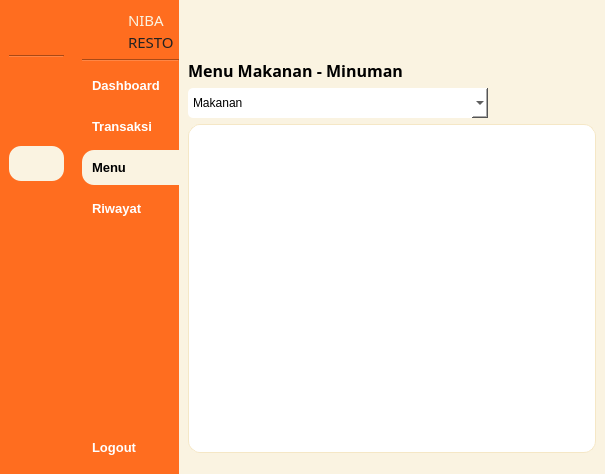
<?xml version="1.0" encoding="UTF-8"?>
<ui version="4.0">
 <class>MainWindow</class>
 <widget class="QMainWindow" name="MainWindow">
  <property name="geometry">
   <rect>
    <x>0</x>
    <y>0</y>
    <width>614</width>
    <height>474</height>
   </rect>
  </property>
  <property name="windowTitle">
   <string>MainWindow</string>
  </property>
  <property name="styleSheet">
   <string notr="true">background-color: rgb(255, 255, 255);</string>
  </property>
  <widget class="QWidget" name="centralwidget">
   <layout class="QGridLayout" name="gridLayout">
    <property name="leftMargin">
     <number>0</number>
    </property>
    <property name="topMargin">
     <number>0</number>
    </property>
    <property name="rightMargin">
     <number>0</number>
    </property>
    <property name="bottomMargin">
     <number>0</number>
    </property>
    <property name="horizontalSpacing">
     <number>0</number>
    </property>
    <item row="0" column="0">
     <widget class="QWidget" name="icon_only_widget" native="true">
      <property name="maximumSize">
       <size>
        <width>75</width>
        <height>16777215</height>
       </size>
      </property>
      <property name="styleSheet">
       <string notr="true">QPushButton {
	text-align: center;
	border-radius: 12px;
    padding: 10px;
    border: 0px;
	color: white;
    font-weight: 600;
}

QPushButton:hover {
	background-color: rgb(181, 171, 146);
}

QPushButton:checked {
	color: black;
	background-color: #FAF3E1;
}

QWidget {
	background-color: #FF6D1F;
}</string>
      </property>
      <layout class="QVBoxLayout" name="verticalLayout_4">
       <item>
        <layout class="QVBoxLayout" name="verticalLayout_7">
         <item>
          <layout class="QHBoxLayout" name="horizontalLayout_4">
           <property name="rightMargin">
            <number>5</number>
           </property>
           <item>
            <widget class="QLabel" name="label_4">
             <property name="sizePolicy">
              <sizepolicy hsizetype="Fixed" vsizetype="Fixed">
               <horstretch>0</horstretch>
               <verstretch>0</verstretch>
              </sizepolicy>
             </property>
             <property name="minimumSize">
              <size>
               <width>40</width>
               <height>40</height>
              </size>
             </property>
             <property name="maximumSize">
              <size>
               <width>40</width>
               <height>40</height>
              </size>
             </property>
             <property name="styleSheet">
              <string notr="true">QLabel {
    background-color: transparent;
    border-radius: 20px;
    background-image: url(:/yourpic.png);
    background-repeat: no-repeat;
    background-position: center;
}
</string>
             </property>
             <property name="text">
              <string/>
             </property>
             <property name="pixmap">
              <pixmap resource="images.qrc">:/image/images/logo-rounded.png</pixmap>
             </property>
             <property name="scaledContents">
              <bool>true</bool>
             </property>
            </widget>
           </item>
          </layout>
         </item>
         <item>
          <widget class="Line" name="line">
           <property name="orientation">
            <enum>Qt::Horizontal</enum>
           </property>
          </widget>
         </item>
         <item>
          <widget class="QPushButton" name="btn_dashboard_icon">
           <property name="font">
            <font>
             <family>Microsoft Sans Serif</family>
             <pointsize>10</pointsize>
             <weight>75</weight>
             <bold>true</bold>
            </font>
           </property>
           <property name="styleSheet">
            <string notr="true"/>
           </property>
           <property name="text">
            <string/>
           </property>
           <property name="icon">
            <iconset resource="images.qrc">
             <normaloff>:/image/images/mage--home-fill-off.png</normaloff>
             <normalon>:/image/images/mage--home-fill.png</normalon>
             <disabledoff>:/image/images/mage--home-fill-off.png</disabledoff>
             <disabledon>:/image/images/mage--home-fill.png</disabledon>
             <activeoff>:/image/images/mage--home-fill-off.png</activeoff>
             <activeon>:/image/images/mage--home-fill.png</activeon>
             <selectedoff>:/image/images/mage--home-fill-off.png</selectedoff>
             <selectedon>:/image/images/mage--home-fill.png</selectedon>:/image/images/mage--home-fill-off.png</iconset>
           </property>
           <property name="iconSize">
            <size>
             <width>20</width>
             <height>20</height>
            </size>
           </property>
           <property name="checkable">
            <bool>true</bool>
           </property>
           <property name="checked">
            <bool>false</bool>
           </property>
           <property name="autoExclusive">
            <bool>true</bool>
           </property>
          </widget>
         </item>
         <item>
          <widget class="QPushButton" name="btn_transaksi_icon">
           <property name="font">
            <font>
             <family>MS Sans Serif</family>
             <pointsize>10</pointsize>
             <weight>75</weight>
             <bold>true</bold>
            </font>
           </property>
           <property name="styleSheet">
            <string notr="true"/>
           </property>
           <property name="text">
            <string/>
           </property>
           <property name="icon">
            <iconset resource="images.qrc">
             <normaloff>:/image/images/mage--shopping-cart-fill.png</normaloff>
             <normalon>:/image/images/mage--shopping-cart-fill-off.png</normalon>:/image/images/mage--shopping-cart-fill.png</iconset>
           </property>
           <property name="iconSize">
            <size>
             <width>20</width>
             <height>20</height>
            </size>
           </property>
           <property name="checkable">
            <bool>true</bool>
           </property>
           <property name="checked">
            <bool>false</bool>
           </property>
           <property name="autoExclusive">
            <bool>true</bool>
           </property>
          </widget>
         </item>
         <item>
          <widget class="QPushButton" name="btn_menu_icon">
           <property name="font">
            <font>
             <family>MS Sans Serif</family>
             <pointsize>10</pointsize>
             <weight>75</weight>
             <bold>true</bold>
            </font>
           </property>
           <property name="styleSheet">
            <string notr="true"/>
           </property>
           <property name="text">
            <string/>
           </property>
           <property name="icon">
            <iconset resource="images.qrc">
             <normaloff>:/image/images/mage--clipboard-2-fill-off.png</normaloff>
             <normalon>:/image/images/mage--clipboard-2-fill.png</normalon>:/image/images/mage--clipboard-2-fill-off.png</iconset>
           </property>
           <property name="iconSize">
            <size>
             <width>20</width>
             <height>20</height>
            </size>
           </property>
           <property name="checkable">
            <bool>true</bool>
           </property>
           <property name="checked">
            <bool>true</bool>
           </property>
           <property name="autoExclusive">
            <bool>true</bool>
           </property>
          </widget>
         </item>
         <item>
          <widget class="QPushButton" name="btn_riwayat_icon">
           <property name="font">
            <font>
             <family>Microsoft Sans Serif</family>
             <pointsize>10</pointsize>
             <weight>75</weight>
             <bold>true</bold>
            </font>
           </property>
           <property name="styleSheet">
            <string notr="true"/>
           </property>
           <property name="text">
            <string/>
           </property>
           <property name="icon">
            <iconset resource="images.qrc">
             <normaloff>:/image/images/mage--book-text-fill.png</normaloff>
             <normalon>:/image/images/mage--book-text-fill-off.png</normalon>:/image/images/mage--book-text-fill.png</iconset>
           </property>
           <property name="iconSize">
            <size>
             <width>20</width>
             <height>20</height>
            </size>
           </property>
           <property name="checkable">
            <bool>true</bool>
           </property>
           <property name="checked">
            <bool>false</bool>
           </property>
           <property name="autoExclusive">
            <bool>true</bool>
           </property>
          </widget>
         </item>
         <item>
          <spacer name="verticalSpacer_3">
           <property name="orientation">
            <enum>Qt::Vertical</enum>
           </property>
           <property name="sizeHint" stdset="0">
            <size>
             <width>40</width>
             <height>200</height>
            </size>
           </property>
          </spacer>
         </item>
         <item>
          <widget class="QPushButton" name="btn_logout_icon">
           <property name="font">
            <font>
             <family>MS Sans Serif</family>
             <pointsize>10</pointsize>
             <weight>75</weight>
             <bold>true</bold>
            </font>
           </property>
           <property name="styleSheet">
            <string notr="true">QPushButton {
	border-radius: 12px;
}</string>
           </property>
           <property name="text">
            <string/>
           </property>
           <property name="icon">
            <iconset resource="images.qrc">
             <normaloff>:/image/images/mage--shut-down-fill-off.png</normaloff>
             <normalon>:/image/images/mage--shut-down-fill.png</normalon>:/image/images/mage--shut-down-fill-off.png</iconset>
           </property>
           <property name="iconSize">
            <size>
             <width>20</width>
             <height>20</height>
            </size>
           </property>
          </widget>
         </item>
        </layout>
       </item>
      </layout>
     </widget>
    </item>
    <item row="0" column="1">
     <widget class="QWidget" name="icon_name_widget" native="true">
      <property name="maximumSize">
       <size>
        <width>150</width>
        <height>16777215</height>
       </size>
      </property>
      <property name="styleSheet">
       <string notr="true">QPushButton {
	text-align: left;
	border-top-left-radius: 12px;
	border-bottom-left-radius: 12px;
    padding: 10px;
    border: 0px;
	color: white;
    font-weight: 600;
}

QPushButton:hover {
	background-color: rgb(181, 171, 146);
}

QPushButton:checked {
	color: black;
	background-color: #FAF3E1;
}

QWidget {
	background-color: #FF6D1F;
}</string>
      </property>
      <layout class="QVBoxLayout" name="verticalLayout">
       <property name="rightMargin">
        <number>0</number>
       </property>
       <item>
        <layout class="QVBoxLayout" name="verticalLayout_2">
         <item>
          <layout class="QHBoxLayout" name="horizontalLayout_2">
           <property name="rightMargin">
            <number>5</number>
           </property>
           <item>
            <widget class="QLabel" name="label_2">
             <property name="sizePolicy">
              <sizepolicy hsizetype="Fixed" vsizetype="Fixed">
               <horstretch>0</horstretch>
               <verstretch>0</verstretch>
              </sizepolicy>
             </property>
             <property name="minimumSize">
              <size>
               <width>40</width>
               <height>40</height>
              </size>
             </property>
             <property name="maximumSize">
              <size>
               <width>40</width>
               <height>40</height>
              </size>
             </property>
             <property name="styleSheet">
              <string notr="true">QLabel {
    background-color: transparent;
    border-radius: 20px;
    background-image: url(:/yourpic.png);
    background-repeat: no-repeat;
    background-position: center;
}
</string>
             </property>
             <property name="text">
              <string/>
             </property>
             <property name="pixmap">
              <pixmap resource="images.qrc">:/image/images/logo-rounded.png</pixmap>
             </property>
             <property name="scaledContents">
              <bool>true</bool>
             </property>
            </widget>
           </item>
           <item>
            <layout class="QVBoxLayout" name="verticalLayout_3">
             <property name="spacing">
              <number>0</number>
             </property>
             <item>
              <widget class="QLabel" name="label_3">
               <property name="maximumSize">
                <size>
                 <width>50</width>
                 <height>16777215</height>
                </size>
               </property>
               <property name="font">
                <font>
                 <family>Bauhaus 93</family>
                 <pointsize>11</pointsize>
                 <weight>50</weight>
                 <bold>false</bold>
                 <strikeout>false</strikeout>
                 <kerning>true</kerning>
                </font>
               </property>
               <property name="styleSheet">
                <string notr="true">color: #FAF3E1;</string>
               </property>
               <property name="text">
                <string>NIBA</string>
               </property>
               <property name="textFormat">
                <enum>Qt::PlainText</enum>
               </property>
              </widget>
             </item>
             <item>
              <widget class="QLabel" name="label_5">
               <property name="sizePolicy">
                <sizepolicy hsizetype="Minimum" vsizetype="Preferred">
                 <horstretch>0</horstretch>
                 <verstretch>0</verstretch>
                </sizepolicy>
               </property>
               <property name="maximumSize">
                <size>
                 <width>50</width>
                 <height>16777215</height>
                </size>
               </property>
               <property name="font">
                <font>
                 <family>Bauhaus 93</family>
                 <pointsize>11</pointsize>
                 <weight>50</weight>
                 <bold>false</bold>
                 <strikeout>false</strikeout>
                 <kerning>true</kerning>
                </font>
               </property>
               <property name="styleSheet">
                <string notr="true">color: #222222;</string>
               </property>
               <property name="text">
                <string>RESTO</string>
               </property>
               <property name="textFormat">
                <enum>Qt::PlainText</enum>
               </property>
               <property name="scaledContents">
                <bool>false</bool>
               </property>
              </widget>
             </item>
            </layout>
           </item>
          </layout>
         </item>
         <item>
          <widget class="Line" name="line_2">
           <property name="orientation">
            <enum>Qt::Horizontal</enum>
           </property>
          </widget>
         </item>
         <item>
          <widget class="QPushButton" name="btn_dashboard_expanded">
           <property name="font">
            <font>
             <family>Microsoft Sans Serif</family>
             <pointsize>10</pointsize>
             <weight>75</weight>
             <bold>true</bold>
            </font>
           </property>
           <property name="styleSheet">
            <string notr="true"/>
           </property>
           <property name="text">
            <string>Dashboard</string>
           </property>
           <property name="icon">
            <iconset resource="images.qrc">
             <normaloff>:/image/images/mage--home-fill-off.png</normaloff>
             <normalon>:/image/images/mage--home-fill.png</normalon>
             <disabledoff>:/image/images/mage--home-fill-off.png</disabledoff>
             <disabledon>:/image/images/mage--home-fill.png</disabledon>
             <activeoff>:/image/images/mage--home-fill-off.png</activeoff>
             <activeon>:/image/images/mage--home-fill.png</activeon>
             <selectedoff>:/image/images/mage--home-fill-off.png</selectedoff>
             <selectedon>:/image/images/mage--home-fill.png</selectedon>:/image/images/mage--home-fill-off.png</iconset>
           </property>
           <property name="iconSize">
            <size>
             <width>20</width>
             <height>20</height>
            </size>
           </property>
           <property name="checkable">
            <bool>true</bool>
           </property>
           <property name="checked">
            <bool>false</bool>
           </property>
           <property name="autoExclusive">
            <bool>true</bool>
           </property>
          </widget>
         </item>
         <item>
          <widget class="QPushButton" name="btn_transaksi_expanded">
           <property name="font">
            <font>
             <family>MS Sans Serif</family>
             <pointsize>10</pointsize>
             <weight>75</weight>
             <bold>true</bold>
            </font>
           </property>
           <property name="styleSheet">
            <string notr="true"/>
           </property>
           <property name="text">
            <string>Transaksi</string>
           </property>
           <property name="icon">
            <iconset resource="images.qrc">
             <normaloff>:/image/images/mage--shopping-cart-fill.png</normaloff>
             <normalon>:/image/images/mage--shopping-cart-fill-off.png</normalon>:/image/images/mage--shopping-cart-fill.png</iconset>
           </property>
           <property name="iconSize">
            <size>
             <width>20</width>
             <height>20</height>
            </size>
           </property>
           <property name="checkable">
            <bool>true</bool>
           </property>
           <property name="checked">
            <bool>false</bool>
           </property>
           <property name="autoExclusive">
            <bool>true</bool>
           </property>
          </widget>
         </item>
         <item>
          <widget class="QPushButton" name="btn_menu_expanded">
           <property name="font">
            <font>
             <family>MS Sans Serif</family>
             <pointsize>10</pointsize>
             <weight>75</weight>
             <bold>true</bold>
            </font>
           </property>
           <property name="styleSheet">
            <string notr="true"/>
           </property>
           <property name="text">
            <string>Menu</string>
           </property>
           <property name="icon">
            <iconset resource="images.qrc">
             <normaloff>:/image/images/mage--clipboard-2-fill-off.png</normaloff>
             <normalon>:/image/images/mage--clipboard-2-fill.png</normalon>:/image/images/mage--clipboard-2-fill-off.png</iconset>
           </property>
           <property name="iconSize">
            <size>
             <width>20</width>
             <height>20</height>
            </size>
           </property>
           <property name="checkable">
            <bool>true</bool>
           </property>
           <property name="checked">
            <bool>true</bool>
           </property>
           <property name="autoExclusive">
            <bool>true</bool>
           </property>
          </widget>
         </item>
         <item>
          <widget class="QPushButton" name="btn_riwayat_expanded">
           <property name="font">
            <font>
             <family>Microsoft Sans Serif</family>
             <pointsize>10</pointsize>
             <weight>75</weight>
             <bold>true</bold>
            </font>
           </property>
           <property name="styleSheet">
            <string notr="true"/>
           </property>
           <property name="text">
            <string>Riwayat</string>
           </property>
           <property name="icon">
            <iconset resource="images.qrc">
             <normaloff>:/image/images/mage--book-text-fill.png</normaloff>
             <normalon>:/image/images/mage--book-text-fill-off.png</normalon>:/image/images/mage--book-text-fill.png</iconset>
           </property>
           <property name="iconSize">
            <size>
             <width>20</width>
             <height>20</height>
            </size>
           </property>
           <property name="checkable">
            <bool>true</bool>
           </property>
           <property name="checked">
            <bool>false</bool>
           </property>
           <property name="autoExclusive">
            <bool>true</bool>
           </property>
          </widget>
         </item>
         <item>
          <spacer name="verticalSpacer_2">
           <property name="orientation">
            <enum>Qt::Vertical</enum>
           </property>
           <property name="sizeHint" stdset="0">
            <size>
             <width>40</width>
             <height>200</height>
            </size>
           </property>
          </spacer>
         </item>
         <item>
          <widget class="QPushButton" name="btn_logout_expanded">
           <property name="font">
            <font>
             <family>MS Sans Serif</family>
             <pointsize>10</pointsize>
             <weight>75</weight>
             <bold>true</bold>
            </font>
           </property>
           <property name="styleSheet">
            <string notr="true">QPushButton {
	border-radius: 12px;
}</string>
           </property>
           <property name="text">
            <string>Logout</string>
           </property>
           <property name="icon">
            <iconset resource="images.qrc">
             <normaloff>:/image/images/mage--shut-down-fill-off.png</normaloff>
             <normalon>:/image/images/mage--shut-down-fill.png</normalon>:/image/images/mage--shut-down-fill-off.png</iconset>
           </property>
           <property name="iconSize">
            <size>
             <width>20</width>
             <height>20</height>
            </size>
           </property>
          </widget>
         </item>
        </layout>
       </item>
      </layout>
     </widget>
    </item>
    <item row="0" column="2">
     <widget class="QWidget" name="main_menu" native="true">
      <property name="styleSheet">
       <string notr="true">background-color: rgb(255, 255, 255);</string>
      </property>
      <layout class="QVBoxLayout" name="verticalLayout_5">
       <property name="spacing">
        <number>0</number>
       </property>
       <property name="leftMargin">
        <number>0</number>
       </property>
       <property name="topMargin">
        <number>0</number>
       </property>
       <property name="bottomMargin">
        <number>0</number>
       </property>
       <item>
        <widget class="QWidget" name="widget" native="true">
         <property name="minimumSize">
          <size>
           <width>0</width>
           <height>50</height>
          </size>
         </property>
         <property name="maximumSize">
          <size>
           <width>16777215</width>
           <height>50</height>
          </size>
         </property>
         <property name="styleSheet">
          <string notr="true">background-color: rgb(250, 243, 225);</string>
         </property>
         <layout class="QHBoxLayout" name="horizontalLayout_6">
          <item>
           <layout class="QHBoxLayout" name="horizontalLayout">
            <item>
             <widget class="QPushButton" name="btn_expand">
              <property name="styleSheet">
               <string notr="true">QPushButton {
	text-align: left;
	border-radius: 12px;
    padding: 10px;
    border: 0px;
	color: black;
    font-weight: 600;
}

QPushButton:hover {
	background-color: #F5E7C6;
}

QPushButton:checked {
	background-color: #222222;
}</string>
              </property>
              <property name="text">
               <string/>
              </property>
              <property name="icon">
               <iconset resource="images.qrc">
                <normaloff>:/image/images/mage--dash-menu-off.png</normaloff>
                <normalon>:/image/images/mage--double-arrow-left-off.png</normalon>:/image/images/mage--dash-menu-off.png</iconset>
              </property>
              <property name="iconSize">
               <size>
                <width>20</width>
                <height>20</height>
               </size>
              </property>
              <property name="checkable">
               <bool>true</bool>
              </property>
             </widget>
            </item>
            <item>
             <spacer name="horizontalSpacer">
              <property name="orientation">
               <enum>Qt::Horizontal</enum>
              </property>
              <property name="sizeHint" stdset="0">
               <size>
                <width>20</width>
                <height>118</height>
               </size>
              </property>
             </spacer>
            </item>
           </layout>
          </item>
         </layout>
        </widget>
       </item>
       <item>
        <widget class="QWidget" name="widget_2" native="true">
         <property name="styleSheet">
          <string notr="true">QWidget {
	background-color: rgb(250, 243, 225);
}

QLabel {
	color:black;
}

QLineEdit {
	background-color: white;
	border-radius:  5px;
}

QComboBox {
	background-color: white;
	border-radius: 5px;
}

QDateEdit {
    background-color: white;
    color: black;
    border-radius: 5px;
    padding: 3px 6px;
}

QDateEdit::drop-down {
    subcontrol-origin: padding;
    subcontrol-position: right;
    width: 20px;
    border: none;
}

QDateEdit::down-arrow {
    width: 12px;
    height: 12px;
}

QTableWidget {
    background-color: white;
    border: 1px solid #F5E7C6;
    border-radius: 12px;
    gridline-color: #F5E7C6;
    selection-background-color: rgb(181, 171, 146);
    selection-color: #222222;
    font-size: 14px;
}

QHeaderView::section {
    background-color: #F5E7C6;
    color: #222222;
    padding: 8px;
    border: none;
    border-right: 1px solid #FAF3E1;
    font-weight: bold;
    font-size: 14px;
}

QHeaderView {
    background-color: #F5E7C6;
    border-radius: 8px;
}

QTableWidget::item {
    padding: 6px;
    border: none;
}

QTableWidget::item:hover {
    background-color: rgba(181, 171, 146, 90%);
    color: #222222;
}

QTableWidget::item:selected {
    background-color: rgb(181, 171, 146);
    color: #222222;
}

QScrollBar:vertical {
    background: transparent;
    width: 12px;
    margin: 6px 0 6px 0;
}

QScrollBar::handle:vertical {
    background: #F5E7C6;
    border-radius: 6px;
}

QScrollBar::handle:vertical:hover {
    background: rgb(181, 171, 146);
}

QScrollBar::add-line,
QScrollBar::sub-line {
    height: 0;
}

QTableCornerButton::section {
    background-color: #F5E7C6;
    border: none;
}</string>
         </property>
         <layout class="QVBoxLayout" name="verticalLayout_6">
          <item>
           <widget class="QLabel" name="label_7">
            <property name="maximumSize">
             <size>
              <width>16777215</width>
              <height>30</height>
             </size>
            </property>
            <property name="font">
             <font>
              <family>MS Reference Sans Serif</family>
              <pointsize>12</pointsize>
              <weight>75</weight>
              <bold>true</bold>
             </font>
            </property>
            <property name="styleSheet">
             <string notr="true">color:black;</string>
            </property>
            <property name="text">
             <string>Menu Makanan - Minuman</string>
            </property>
            <property name="scaledContents">
             <bool>false</bool>
            </property>
            <property name="wordWrap">
             <bool>false</bool>
            </property>
           </widget>
          </item>
          <item>
           <layout class="QVBoxLayout" name="verticalLayout_8">
            <item>
             <layout class="QHBoxLayout" name="horizontalLayout_8">
              <item>
               <widget class="QComboBox" name="comboBox">
                <property name="minimumSize">
                 <size>
                  <width>300</width>
                  <height>30</height>
                 </size>
                </property>
                <property name="maximumSize">
                 <size>
                  <width>300</width>
                  <height>30</height>
                 </size>
                </property>
                <item>
                 <property name="text">
                  <string>Makanan</string>
                 </property>
                </item>
                <item>
                 <property name="text">
                  <string>Minuman</string>
                 </property>
                </item>
               </widget>
              </item>
              <item>
               <spacer name="horizontalSpacer_2">
                <property name="orientation">
                 <enum>Qt::Horizontal</enum>
                </property>
                <property name="sizeHint" stdset="0">
                 <size>
                  <width>40</width>
                  <height>20</height>
                 </size>
                </property>
               </spacer>
              </item>
             </layout>
            </item>
           </layout>
          </item>
          <item>
           <widget class="QTableWidget" name="tableWidget"/>
          </item>
          <item>
           <widget class="QFrame" name="frame_makanan">
            <property name="maximumSize">
             <size>
              <width>16777215</width>
              <height>30</height>
             </size>
            </property>
            <property name="frameShape">
             <enum>QFrame::NoFrame</enum>
            </property>
            <layout class="QHBoxLayout" name="horizontalLayout_13">
             <property name="leftMargin">
              <number>0</number>
             </property>
             <property name="topMargin">
              <number>0</number>
             </property>
             <property name="rightMargin">
              <number>0</number>
             </property>
             <property name="bottomMargin">
              <number>0</number>
             </property>
            </layout>
           </widget>
          </item>
          <item>
           <widget class="QFrame" name="frame_minuman">
            <property name="maximumSize">
             <size>
              <width>16777215</width>
              <height>30</height>
             </size>
            </property>
            <property name="frameShape">
             <enum>QFrame::NoFrame</enum>
            </property>
            <layout class="QHBoxLayout" name="horizontalLayout_14">
             <property name="leftMargin">
              <number>0</number>
             </property>
             <property name="topMargin">
              <number>0</number>
             </property>
             <property name="rightMargin">
              <number>0</number>
             </property>
             <property name="bottomMargin">
              <number>0</number>
             </property>
            </layout>
           </widget>
          </item>
         </layout>
        </widget>
       </item>
      </layout>
     </widget>
    </item>
   </layout>
  </widget>
 </widget>
 <resources>
  <include location="images.qrc"/>
 </resources>
 <connections>
  <connection>
   <sender>btn_expand</sender>
   <signal>toggled(bool)</signal>
   <receiver>icon_only_widget</receiver>
   <slot>setHidden(bool)</slot>
   <hints>
    <hint type="sourcelabel">
     <x>243</x>
     <y>39</y>
    </hint>
    <hint type="destinationlabel">
     <x>63</x>
     <y>252</y>
    </hint>
   </hints>
  </connection>
  <connection>
   <sender>btn_expand</sender>
   <signal>toggled(bool)</signal>
   <receiver>icon_name_widget</receiver>
   <slot>setVisible(bool)</slot>
   <hints>
    <hint type="sourcelabel">
     <x>243</x>
     <y>39</y>
    </hint>
    <hint type="destinationlabel">
     <x>186</x>
     <y>243</y>
    </hint>
   </hints>
  </connection>
  <connection>
   <sender>btn_logout_expanded</sender>
   <signal>clicked()</signal>
   <receiver>MainWindow</receiver>
   <slot>close()</slot>
   <hints>
    <hint type="sourcelabel">
     <x>185</x>
     <y>463</y>
    </hint>
    <hint type="destinationlabel">
     <x>140</x>
     <y>470</y>
    </hint>
   </hints>
  </connection>
  <connection>
   <sender>btn_dashboard_expanded</sender>
   <signal>toggled(bool)</signal>
   <receiver>btn_dashboard_icon</receiver>
   <slot>setChecked(bool)</slot>
   <hints>
    <hint type="sourcelabel">
     <x>185</x>
     <y>106</y>
    </hint>
    <hint type="destinationlabel">
     <x>41</x>
     <y>106</y>
    </hint>
   </hints>
  </connection>
  <connection>
   <sender>btn_menu_expanded</sender>
   <signal>toggled(bool)</signal>
   <receiver>btn_menu_icon</receiver>
   <slot>setChecked(bool)</slot>
   <hints>
    <hint type="sourcelabel">
     <x>185</x>
     <y>198</y>
    </hint>
    <hint type="destinationlabel">
     <x>47</x>
     <y>198</y>
    </hint>
   </hints>
  </connection>
  <connection>
   <sender>btn_dashboard_icon</sender>
   <signal>toggled(bool)</signal>
   <receiver>btn_dashboard_expanded</receiver>
   <slot>setChecked(bool)</slot>
   <hints>
    <hint type="sourcelabel">
     <x>43</x>
     <y>100</y>
    </hint>
    <hint type="destinationlabel">
     <x>123</x>
     <y>100</y>
    </hint>
   </hints>
  </connection>
  <connection>
   <sender>btn_menu_icon</sender>
   <signal>toggled(bool)</signal>
   <receiver>btn_menu_expanded</receiver>
   <slot>setChecked(bool)</slot>
   <hints>
    <hint type="sourcelabel">
     <x>34</x>
     <y>182</y>
    </hint>
    <hint type="destinationlabel">
     <x>153</x>
     <y>196</y>
    </hint>
   </hints>
  </connection>
  <connection>
   <sender>btn_logout_icon</sender>
   <signal>clicked()</signal>
   <receiver>MainWindow</receiver>
   <slot>close()</slot>
   <hints>
    <hint type="sourcelabel">
     <x>38</x>
     <y>445</y>
    </hint>
    <hint type="destinationlabel">
     <x>48</x>
     <y>513</y>
    </hint>
   </hints>
  </connection>
  <connection>
   <sender>btn_riwayat_expanded</sender>
   <signal>toggled(bool)</signal>
   <receiver>btn_riwayat_icon</receiver>
   <slot>setChecked(bool)</slot>
   <hints>
    <hint type="sourcelabel">
     <x>115</x>
     <y>218</y>
    </hint>
    <hint type="destinationlabel">
     <x>31</x>
     <y>230</y>
    </hint>
   </hints>
  </connection>
  <connection>
   <sender>btn_riwayat_icon</sender>
   <signal>toggled(bool)</signal>
   <receiver>btn_riwayat_expanded</receiver>
   <slot>setChecked(bool)</slot>
   <hints>
    <hint type="sourcelabel">
     <x>34</x>
     <y>218</y>
    </hint>
    <hint type="destinationlabel">
     <x>121</x>
     <y>223</y>
    </hint>
   </hints>
  </connection>
  <connection>
   <sender>btn_transaksi_icon</sender>
   <signal>toggled(bool)</signal>
   <receiver>btn_transaksi_expanded</receiver>
   <slot>setChecked(bool)</slot>
   <hints>
    <hint type="sourcelabel">
     <x>36</x>
     <y>131</y>
    </hint>
    <hint type="destinationlabel">
     <x>126</x>
     <y>138</y>
    </hint>
   </hints>
  </connection>
  <connection>
   <sender>btn_transaksi_expanded</sender>
   <signal>toggled(bool)</signal>
   <receiver>btn_transaksi_icon</receiver>
   <slot>setChecked(bool)</slot>
   <hints>
    <hint type="sourcelabel">
     <x>111</x>
     <y>133</y>
    </hint>
    <hint type="destinationlabel">
     <x>14</x>
     <y>131</y>
    </hint>
   </hints>
  </connection>
 </connections>
</ui>
